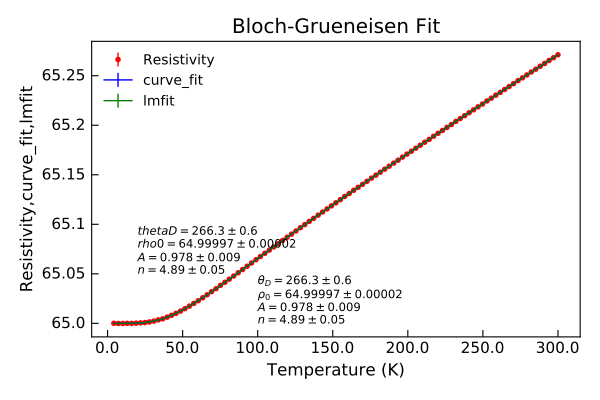

Source code (Python):
"""Test Weak-localisation fitting."""
from Stoner import Data
import Stoner.Fit as SF
from numpy import linspace,ones_like
from numpy.random import normal
from copy import deepcopy

T=linspace(4.2,300,101)
params=[265,65,1.0,5]
params2=deepcopy(params)
G=SF.blochGrueneisen(T,*params)+normal(size=len(T),scale=5E-5)
dG=ones_like(T)*5E-5
d=Data(T,G,dG,setas="xye",column_headers=["Temperature (K)","Resistivity","dR"])

d.curve_fit(SF.blochGrueneisen,p0=params,result=True,header="curve_fit")

d.setas="xy"
d.lmfit(SF.BlochGrueneisen,p0=params2,result=True,header="lmfit")

d.setas="xyeyy"
d.plot(fmt=["r.","b-","g-"])

d.annotate_fit(SF.blochGrueneisen,x=20,y=65.05,fontdict={"size":"x-small"})
d.annotate_fit(SF.BlochGrueneisen,x=100,y=65,fontdict={"size":"x-small"},prefix="BlochGrueneisen")
d.title="Bloch-Grueneisen Fit"
d.tight_layout()
